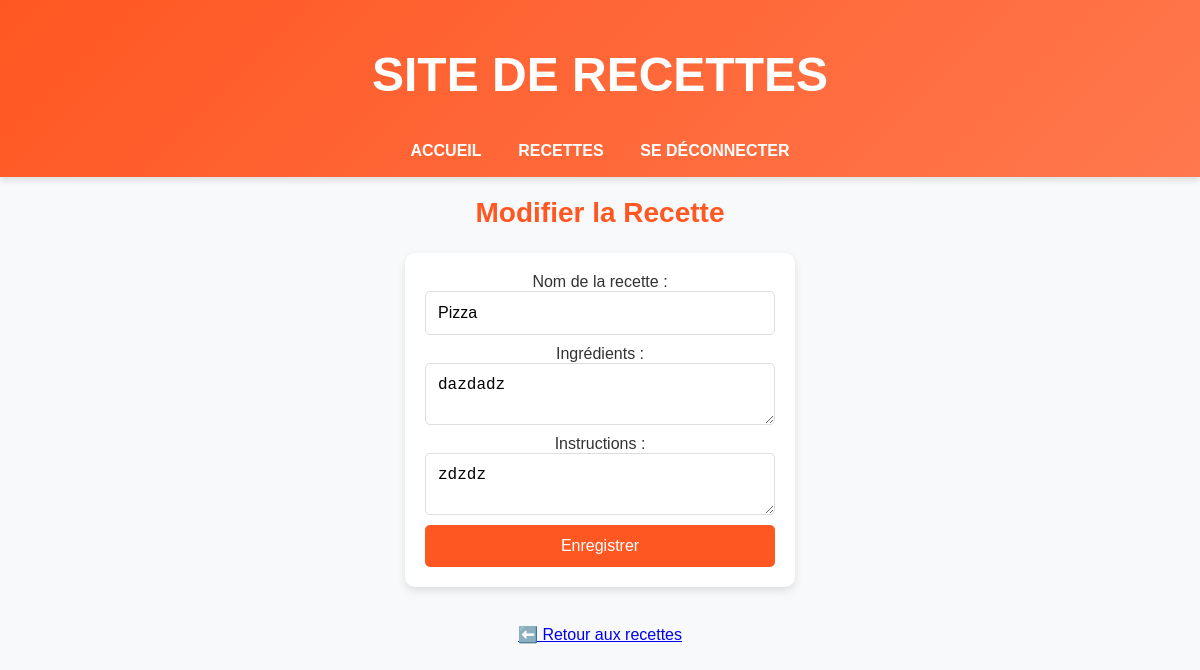
Screenshot of /modifier/2 (signed in) with the database file from the repository.
### app.py (models this page shows)
class Recette(db.Model):
    id = db.Column(db.Integer, primary_key=True)
    nom = db.Column(db.String(100), nullable=False)
    ingredients = db.Column(db.Text, nullable=False)
    instructions = db.Column(db.Text, nullable=False)
    image = db.Column(db.String(100), nullable=True)
    publique = db.Column(db.Boolean, default=False)
    user_id = db.Column(db.Integer, db.ForeignKey('user.id'), nullable=False)

### app.py (the view, shortened to what this page needs)
@app.route("/modifier/<int:id>", methods=["GET", "POST"])
@login_required
def modifier_recette(id):
    recette = Recette.query.get_or_404(id)
    if recette.user_id != current_user.id:
        flash("Vous ne pouvez modifier que vos propres recettes.", "danger")
        return redirect(url_for("afficher_recettes"))
    return render_template("modifier_recette.html", recette=recette)

### app.py (called while the page is built)
@login_manager.user_loader
def load_user(user_id):
    return User.query.get(int(user_id))

### templates/modifier_recette.html (shortened to what this page needs)
{% extends "base.html" %}
{% block content %}
    <h2>Modifier la Recette</h2>
    <form action="{{ url_for('modifier_recette', id=recette.id) }}" method="POST">
        <label for="nom">Nom de la recette :</label>
        <input type="text" id="nom" name="nom" value="{{ recette.nom }}" required>
        <label for="ingredients">Ingrédients :</label>
        <textarea id="ingredients" name="ingredients" required>{{ recette.ingredients }}</textarea>
        <label for="instructions">Instructions :</label>
        <textarea id="instructions" name="instructions" required>{{ recette.instructions }}</textarea>
        <button type="submit">Enregistrer</button>
    </form>
    <br>
    <a href="{{ url_for('afficher_recettes') }}">⬅️ Retour aux recettes</a>
{% endblock %}

### static/style.css (style rules this page uses)
body { font-family: 'Poppins', sans-serif; margin: 0; padding: 0; background-color: #f8f9fa; text-align: center; color: #333; }
h2 { color: #ff5722; font-size: 28px; margin-top: 20px; }
form { display: flex; flex-direction: column; width: 350px; margin: 20px auto; padding: 20px; background: white; border-radius: 10px; box-shadow: 0 4px 8px rgba(0, 0, 0, 0.1); }
input, textarea { margin-bottom: 10px; padding: 12px; border: 1px solid #ddd; border-radius: 5px; font-size: 16px; }
button { background: #ff5722; color: white; padding: 12px; font-size: 16px; border: none; border-radius: 5px; cursor: pointer; transition: 0.3s ease-in-out; }

### rows the page displays
Recette: nom "Pizza", ingredients "dazdadz", instructions "zdzdz"
